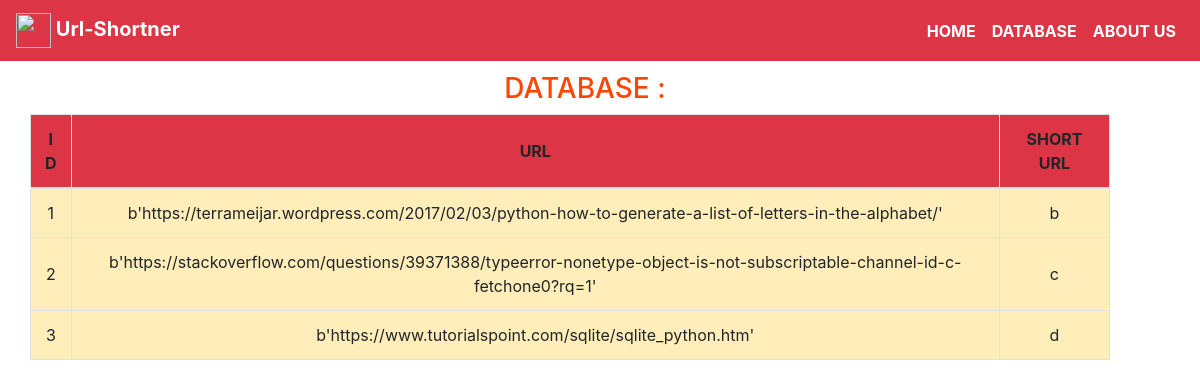
Screenshot of /print_table with the database file from the repository.
### tables this page shows
CREATE TABLE URLTABLE (
            ID INTEGER PRIMARY KEY AUTOINCREMENT ,
            URL TEXT  UNIQUE NOT NULL ,
            SURL TEXT UNIQUE NOT NULL
            );

### app.py (the view)
@app.route('/print_table')
def print_table():
    con=sqlite3.connect("Url.db")
    cur=con.cursor()
    cur.execute("SELECT * FROM URLTABLE")
    row=cur.fetchall()
    return render_template('data.html',rows=row)

### templates/data.html (shortened to what this page needs)
<!DOCTYPE html>
<html lang="en">
<head>
<link rel="stylesheet" href="https://maxcdn.bootstrapcdn.com/bootstrap/4.1.0/css/bootstrap.min.css">
<link rel="stylesheet" href="https://use.fontawesome.com/releases/v5.1.0/css/all.css">
</head>
<body>
     <nav class="navbar fixed-top navbar-expand-sm bg-danger">
            <a class="navbar-brand" href="#">
                    <img src="https://lh3.googleusercontent.com/SySPtB-1NobPRQ3KIcTXBGh4U8UfUj86ffrx0wJjXTyOvnrr5DYElOQgwCdbmzu_kA=s180" width="35" height="35" alt="" class="img-responsive"> Url-Shortner
                </a>
        <div class="collapse navbar-collapse" id="navlist">
            <ul class="navbar-nav ml-auto">
                <li class="nav-item">
                    <a href="\" class="nav-link">HOME</a>
                </li>
                <li class="nav-item">
                    <a href="{{ url_for('print_table') }}"  class="nav-link">DATABASE</a>
                </li>
                <li class="nav-item">
                    <a href="{{ url_for('about_us') }}"  class="nav-link">ABOUT US</a>
                </li>
            </ul>
        </div>
    </nav>
    <br><br>
    <br>
    <div class="container-fluid">
        <div class="row col-md-12 text-center">
            <div class="container-fluid">
                <div>
                    <h3 style="color: orangered">DATABASE : </h3>
                </div>
                <div class=" row col-md-12">
                    <table class="table table-bordered table-hover table-warning" style="word-break: break-word;">
                        <thead class="bg-danger">
                            <th style="align-content: center;">ID</th>
                            <th style="align-content: center;">URL</th>
                            <th style="align-content: center;">SHORT URL</th>
                        </thead>
                        <tbody>
                            {% for row in rows %}
                            <tr>
                                <td style="align-content: center">{{ row[0] }}</td>
                                <td style="align-content: center">{{ row[1] }}</td>
                                <td style="align-content: center">{{ row[2] }}</td>
                            </tr>
                            {% endfor %}
                        </tbody>
                    </table>
                </div>
            </div>
        </div>
    </div>
</body>
</html>

### templates/data.html (style rules this page uses)
.navbar-brand { color: white; font-weight: bold; }
li a { color: white; font-weight: bold; }

### rows the page displays
URLTABLE: ID "1", URL "b'https://terrameijar.wordpress.com/2017/02/03/python-how-to-generate-a-list-of-letters-in-the-alphabet/'", SURL "b"
URLTABLE: ID "2", URL "b'https://stackoverflow.com/questions/39371388/typeerror-nonetype-object-is-not-subscriptable-channel-id-c-fetchone0?rq=1'", SURL "c"
URLTABLE: ID "3", URL "b'https://www.tutorialspoint.com/sqlite/sqlite_python.htm'", SURL "d"
